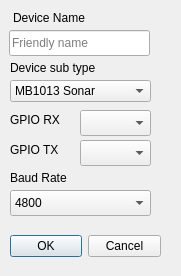
<?xml version="1.0" encoding="UTF-8"?>
<ui version="4.0">
 <class>Dialog_config_uart</class>
 <widget class="QDialog" name="Dialog_config_uart">
  <property name="geometry">
   <rect>
    <x>0</x>
    <y>0</y>
    <width>181</width>
    <height>276</height>
   </rect>
  </property>
  <property name="windowTitle">
   <string>UART</string>
  </property>
  <property name="windowIcon">
   <iconset resource="ezlopi.qrc">
    <normaloff>:/res/icon.png</normaloff>:/res/icon.png</iconset>
  </property>
  <widget class="QDialogButtonBox" name="buttonBox">
   <property name="geometry">
    <rect>
     <x>10</x>
     <y>230</y>
     <width>151</width>
     <height>32</height>
    </rect>
   </property>
   <property name="orientation">
    <enum>Qt::Horizontal</enum>
   </property>
   <property name="standardButtons">
    <set>QDialogButtonBox::Cancel|QDialogButtonBox::Ok</set>
   </property>
  </widget>
  <widget class="QLabel" name="label_device_name">
   <property name="geometry">
    <rect>
     <x>13</x>
     <y>8</y>
     <width>121</width>
     <height>20</height>
    </rect>
   </property>
   <property name="text">
    <string>Device Name</string>
   </property>
  </widget>
  <widget class="QComboBox" name="comboBox_uart_gpio_tx">
   <property name="geometry">
    <rect>
     <x>80</x>
     <y>140</y>
     <width>71</width>
     <height>26</height>
    </rect>
   </property>
  </widget>
  <widget class="QLabel" name="label_GPIO_TX">
   <property name="geometry">
    <rect>
     <x>10</x>
     <y>140</y>
     <width>71</width>
     <height>20</height>
    </rect>
   </property>
   <property name="text">
    <string>GPIO TX</string>
   </property>
  </widget>
  <widget class="QLabel" name="label_GPIO_RX">
   <property name="geometry">
    <rect>
     <x>10</x>
     <y>110</y>
     <width>71</width>
     <height>20</height>
    </rect>
   </property>
   <property name="text">
    <string>GPIO RX</string>
   </property>
  </widget>
  <widget class="QComboBox" name="comboBox_uart_subtype">
   <property name="geometry">
    <rect>
     <x>10</x>
     <y>80</y>
     <width>141</width>
     <height>22</height>
    </rect>
   </property>
   <item>
    <property name="text">
     <string>MB1013 Sonar</string>
    </property>
   </item>
  </widget>
  <widget class="QLineEdit" name="lineEdit_device_name">
   <property name="geometry">
    <rect>
     <x>9</x>
     <y>30</y>
     <width>141</width>
     <height>26</height>
    </rect>
   </property>
   <property name="placeholderText">
    <string>Friendly name</string>
   </property>
  </widget>
  <widget class="QComboBox" name="comboBox_uart_gpio_rx">
   <property name="geometry">
    <rect>
     <x>80</x>
     <y>110</y>
     <width>71</width>
     <height>26</height>
    </rect>
   </property>
  </widget>
  <widget class="QLabel" name="label_device_sub_type">
   <property name="geometry">
    <rect>
     <x>10</x>
     <y>60</y>
     <width>121</width>
     <height>16</height>
    </rect>
   </property>
   <property name="text">
    <string>Device sub type</string>
   </property>
  </widget>
  <widget class="QLabel" name="label_gpio_baudrate">
   <property name="geometry">
    <rect>
     <x>10</x>
     <y>170</y>
     <width>121</width>
     <height>16</height>
    </rect>
   </property>
   <property name="text">
    <string>Baud Rate</string>
   </property>
  </widget>
  <widget class="QComboBox" name="comboBox_uart_baudrate">
   <property name="geometry">
    <rect>
     <x>10</x>
     <y>190</y>
     <width>141</width>
     <height>26</height>
    </rect>
   </property>
   <item>
    <property name="text">
     <string>4800</string>
    </property>
   </item>
   <item>
    <property name="text">
     <string>9600</string>
    </property>
   </item>
   <item>
    <property name="text">
     <string>14400</string>
    </property>
   </item>
   <item>
    <property name="text">
     <string>19200</string>
    </property>
   </item>
   <item>
    <property name="text">
     <string>38400</string>
    </property>
   </item>
   <item>
    <property name="text">
     <string>57600</string>
    </property>
   </item>
   <item>
    <property name="text">
     <string>115200</string>
    </property>
   </item>
   <item>
    <property name="text">
     <string>128000</string>
    </property>
   </item>
   <item>
    <property name="text">
     <string>256000</string>
    </property>
   </item>
  </widget>
 </widget>
 <resources>
  <include location="ezlopi.qrc"/>
 </resources>
 <connections>
  <connection>
   <sender>buttonBox</sender>
   <signal>accepted()</signal>
   <receiver>Dialog_config_uart</receiver>
   <slot>accept()</slot>
   <hints>
    <hint type="sourcelabel">
     <x>248</x>
     <y>254</y>
    </hint>
    <hint type="destinationlabel">
     <x>157</x>
     <y>274</y>
    </hint>
   </hints>
  </connection>
  <connection>
   <sender>buttonBox</sender>
   <signal>rejected()</signal>
   <receiver>Dialog_config_uart</receiver>
   <slot>reject()</slot>
   <hints>
    <hint type="sourcelabel">
     <x>316</x>
     <y>260</y>
    </hint>
    <hint type="destinationlabel">
     <x>286</x>
     <y>274</y>
    </hint>
   </hints>
  </connection>
 </connections>
</ui>
